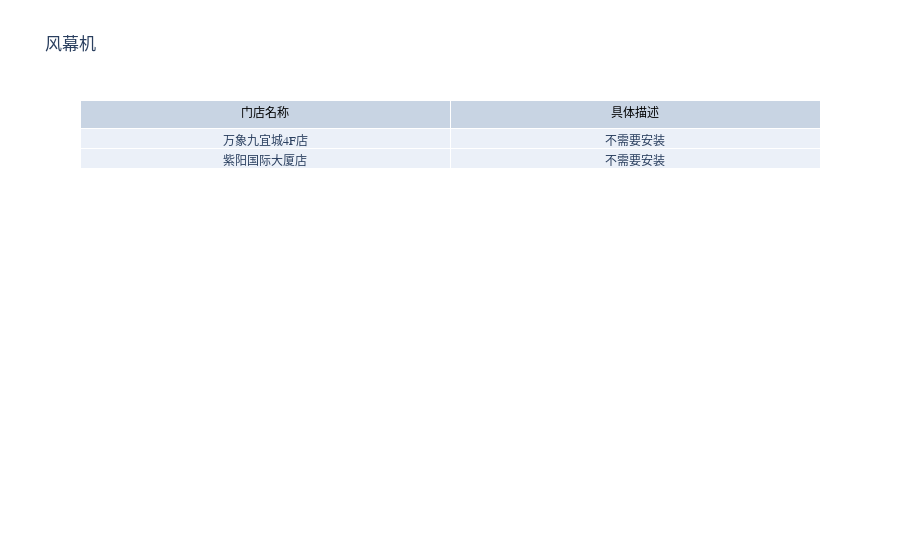

Notebook cell for this chart:
### Markdown cell above
## 风幕机

### Code cell
# 示例数据
data_fengmuji = data_disinfection[['门店名称','风幕机']].copy()

# Filter rows where the '灭蝇灯' column does not match the specified standard text
filtered2_data = data_fengmuji[data_fengmuji['风幕机'] != '符合标准：覆盖完整，风力及地、符合要求']

# Check if the filtered data has any rows
if not filtered2_data.empty:
    # Extract the relevant columns for the table: '门店名称' and '灭蝇灯'
    table2_data = filtered2_data[['门店名称', '风幕机']]
    
    # Create the Plotly table with updated label
    table_trace = go.Table(
        header=dict(values=["门店名称", "具体描述"], font=dict(size=12, color="black"), align="center"),
        cells=dict(values=[table2_data['门店名称'], table2_data['风幕机']], align="center")
    )

    # Display the table as a figure
    fig = go.Figure(data=[table_trace])

    # Update layout settings for a clean look
    fig.update_layout(
        title_text="风幕机",
        font=dict(family="SimHei"),
    )

    # Show the table
    fig.show()
else:
    print("所有门店的风幕机均符合标准")
    
    
fig.write_image("风幕机.jpg", width=1000, height=800, scale=2)  # Save as jpg

### Figure 1 — Plotly figure (JSON) as saved in the notebook; plotly's stock layout.template omitted (floating-point values rounded to 4 significant figures)
{"data": [{"cells": {"align": "center", "values": [["万象九宜城4F店", "紫阳国际大厦店"], ["不需要安装", "不需要安装"]]}, "header": {"align": "center", "font": {"color": "black", "size": 12}, "values": ["门店名称", "具体描述"]}, "type": "table"}], "layout": {"font": {"family": "SimHei"}, "title": {"text": "风幕机"}}}
